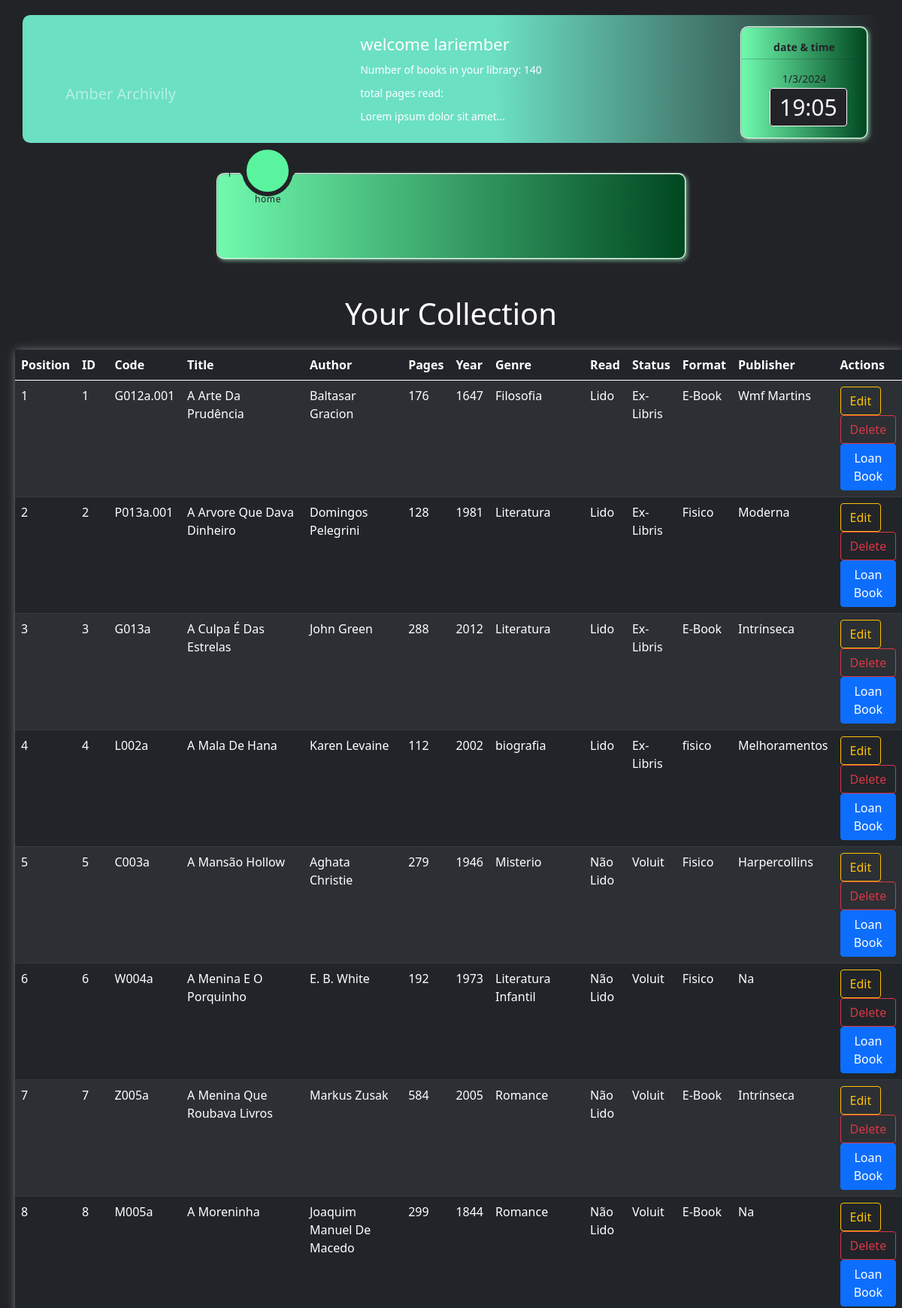
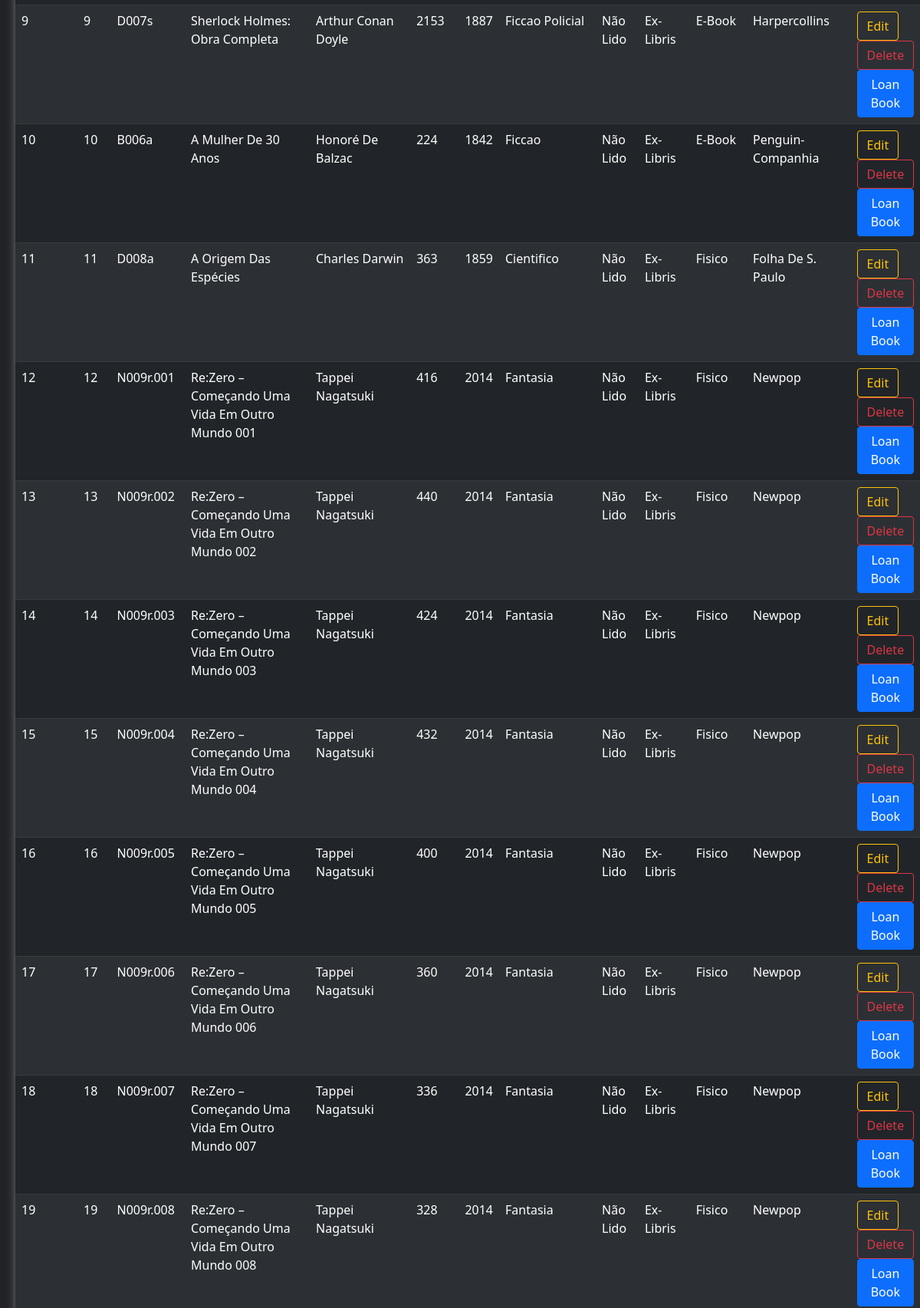
/your_collection (signed in, upper part), run on the app's committed database (2 pictures, top to bottom).
### app/__init__.py (models this page shows, shortened)
class User(db.Model):
    __tablename__ = 'users'
    id = db.Column(db.Integer, primary_key=True)
    username = db.Column(db.String(), unique=True, nullable=False)
    password_hash = db.Column(db.String(), nullable=False)
    name = db.Column(db.String(), nullable=False)
    books = db.relationship('Book', backref='user', lazy=True)
    user_readings = db.relationship('UserReadings', backref='user', lazy=True)  # Adicione este atributo de relacionamento
    @property
    def is_authenticated(self):
        return True

class Book(db.Model):
    __tablename__ = 'books'
    id = db.Column(db.Integer, primary_key=True)
    code = db.Column(db.String(8), unique=True, nullable=False)
    title = db.Column(db.String(200), nullable=False)
    author = db.Column(db.String(100), nullable=False)
    publisher = db.Column(db.String(100), nullable=False)
    year = db.Column(db.Integer, nullable=False)
    pages = db.Column(db.Integer, nullable=False)
    status = db.Column(db.String(50), nullable=False)  # 'available', 'borrowed', or 'ex-libris'
    format = db.Column(db.String(50), nullable=False)  # 'physical', 'e-book', or 'pdf'
    read = db.Column(db.String(10), nullable=False)
    genre = db.Column(db.String(50), nullable=False)
    completion_date = db.Column(db.String(11), nullable=True)
    user_id = db.Column(db.Integer, db.ForeignKey('users.id'), nullable=False)
    user_readings = db.relationship('UserReadings', backref='book', lazy=True)  # Adicione este atributo de relacionamento

### app/controllers/defaut.py (the view)
@app.route('/your_collection')
def your_collection():
    user = get_logged_in_user()
    if not user:
        return redirect('/login')
    books = Book.query.filter_by(user_id=user.id).all()
    return render_template('your_collection.html', books=books)

### app/controllers/defaut.py (called while the page is built)
@lm.user_loader
def load_user(user_id):
    return User.query.get(int(user_id))

def get_logged_in_user():
    if current_user.is_authenticated:
        return current_user
    else:
        return None

### app/templates/your_collection.html (shortened to what this page needs)
{% extends 'base.html' %}
{% block content %}
<h1 class="text-white text-center my-4">Your Collection</h1>
<div class="table-responsive-md table-responsive-sm table-responsive-xl table-responsive-lg">
  <table class="table table-striped table-hover table-dark ">
    <thead>
      <tr>
        <th>Position</th>
        <th>ID</th>
        <th>Code</th>
        <th>Title</th>
        <th>Author</th>
        <th>Pages</th>
        <th>Year</th>
        <th>Genre</th>
        <th>Read</th>
        <th>Status</th>
        <th>Format</th>
        <th>Publisher</th>
        <th>Actions</th>
      </tr>
    </thead>
    <tbody>
      {% for book in books %}
      <tr>
        <td>{{ loop.index }}</td>
        <td>{{ book.id }}</td>
        <td>{{ book.code }}</td>
        <td>{{ book.title }}</td>
        <td>{{ book.author }}</td>
        <td>{{ book.pages }}</td>
        <td>{{ book.year }}</td>
        <td>{{ book.genre }}</td>
        <td>
          {% if book.read == 'read' %}
            {% if book.completion_date %}
              <span data-toggle="tooltip" data-placement="top"
                    title="{{ book.completion_date }}">
                {{ book.read }}
              </span>
            {% else %}
              {{ book.read }}
            {% endif %}
          {% else %}
            {{ book.read }}
          {% endif %}
        </td>
        <td>{{ book.status }}</td>
        <td>{{ book.format }}</td>
        <td>{{ book.publisher }}</td>
        <td>
          <a href="{{ url_for('edit_book', book_id=book.id) }}" class="btn btn-outline-warning">Edit</a>
          <button class="btn btn-outline-danger" onclick="confirmDelete({{ book.id }})">Delete</button>
          <button class="btn btn-primary" onclick="openLoanPopup({{ book.id }})">Loan Book</button>
        </td>
      </tr>
      {% endfor %}
  </table>
</div>
{% endblock %}

### app/templates/base.html (shortened to what this page needs)
<!DOCTYPE html>
<html lang="en">
<head>
  <link rel="stylesheet" href="../static/css/fonts.css" type="text/css">
  <link rel="stylesheet" href="https://cdn.jsdelivr.net/npm/bootstrap@5.0.1/dist/css/bootstrap.min.css">
  <link rel="stylesheet" href="{{ url_for('static', filename='css/style.css') }}">
</head>
<body>
  <div class="d-none d-md-block d-lg-block d-xl-block">
    <header>
      {% if current_user.is_authenticated %}
      <div id="hide" class="container bg-dark text-white">
        <a class="navbar-brand text-white-50" href="/home">Amber Archivily</a>
        <div class="navbar-text">
          {% if current_user.is_authenticated %}
          <h2>welcome {{ current_user.username }}</h2>
          <p>Number of books in your library: {{ current_user.books|length }}</p>
          <p>total pages read: </p>
          <p>Lorem ipsum dolor sit amet...</p>
          {% endif %}
          <div class="datetime">
            <p class="text-dark fw-bold">date & time</p>
            <hr class="bg-dark">
            <p class="text-dark"><span id="date"></span>
            </p>
            <div>
              <time></time>
            </div>
          </div>
        </div>
      </div> {% endif %}
      <div class="d-none d-md-block d-lg-block d-xl-block">
        <nav class="">
          <div class="navigation">
            <ul>
              <li class="list active">
                <a href="/home">
                  <span class="text">home</span>
                </a>
              </li>
              <li class="list">
              </li>
              <li class="list">
              </li>
              <li class="list">
              </li>
              <li class="list">
              </li>
              <li class="list">
              </li>
              <li class="list">
              </li>
              {% if current_user.is_authenticated %}
              <li class="list">
              </li>
              {% endif %}
              <div class="indicator"></div>
            </ul>
          </div>
        </nav>
      </div>
    </header>
  </div>
  <br>
  <main>
    {% block content %}
    {% endblock %}
  </main>
</body>
</html>

### app/static/css/style.css (style rules this page uses)
header { font-family: 'Poppins', sans-serif; }
body { padding: 20px; justify-content: center; align-items: center; min-width: 100vh; background: #222327; }
div.container { min-width: 100px; position: relative; display: flex; justify-content: center; align-items: center; min-width: auto; min-height: 170px; font-size: 15px; background: linear-gradient( to right, rgb(108, 224, 195) 55%, #222327 ); border-radius: 10px; }
div.container h2 { margin: 10px; font-size: 22px; }
div.container p { margin: 10px; font-size: 14px; }
div.container a { position: absolute; top: 50%; left: 5%; }
div.navbar-text { min-width: 200px; max-width: 1080px; display: block; justify-content: center; align-items: center; align-items: left; }
nav { margin-top: 40px; position: relative; display: flex; justify-content: center; align-items: center; }
.navigation { width: 625px; height: 115px; background: linear-gradient( to right, #70faae, #004720 ); border: 2px ridge #ddffec; box-shadow: 2px 2px 5px rgba(162, 255, 204, 0.5); position: relative; display: flex; justify-content: center; align-items: center; border-radius: 10px; }
.navigation ul { display: flex; width: 700px; }
.navigation ul li { position: relative; list-style: none; width: 70px; height: 70px; z-index: 1; }
.navigation ul li a { position: relative; display: flex; justify-content: center; align-items: center; flex-direction: column; width: 100%; text-align: center; font-weight: 500; }
.navigation ul li a .text { position: absolute; color: #222327; font-weight: 400; font-size: 0.75em; letter-spacing: 0.05em; transition: 0.5s; opacity: 0; transform: translateY(20px); }
.navigation ul li.active a .text { opacity: 1; transform: translateY(20px); }
.indicator { position: absolute; top: -35%; width: 68px; height: 68px; background: #5af49f; border-radius: 50%; border: 6px solid #222327; transition: 0.5s; }
.indicator::before { content: ''; position: absolute; top: 46%; left: -22px; width: 20px; height: 20px; background: transparent; border-top-right-radius: 20px; box-shadow: -1px -10px 0 0 #222327; }
.indicator::after { content: ''; position: absolute; top: 46%; right: -22px; width: 20px; height: 20px; background: transparent; border-top-left-radius: 20px; box-shadow: -1px -10px 0 0 #222327; }
.datetime { position: absolute; right: 15px; top: 15px; }
div.datetime { width: 170px; height: 150px; background: linear-gradient( to right, #70faae, #004720 ); display: block; justify-content: center; align-items: center; border-radius: 10px; border: 2px ridge #ddffec; box-shadow: 2px 2px 5px rgba(162, 255, 204, 0.5); }
div.datetime p { margin-top: 15px; align-items: center; justify-content: center; display: flex; margin-bottom: 5px; }
div.datetime hr { margin-top: 5px; margin-bottom: 5px; }
div.datetime div { margin-top: 5px; justify-content: center; align-items: center; }
time { margin: 37px; justify-content: center; align-items: center; width: 140px; border: 1px solid #f7f7f7; padding: 4px 12px; background-color: #222327; color: #f7f7f7; font-size: 2em; font-weight: 300; border-radius: 4px; }

### app/templates/base.html (style rules this page uses)
table { box-shadow: 2px 2px 12px rgba(255, 255, 255, 0.5); }

### data on the page
User: username "lariember"
Book: id "1", code "G012a.001", title "A Arte Da Prudência", author "Baltasar Gracion", pages "176", year "1647", genre "Filosofia", read "Lido", status "Ex-Libris", format "E-Book", publisher "Wmf Martins"
Book: id "2", code "P013a.001", title "A Arvore Que Dava Dinheiro", author "Domingos Pelegrini", pages "128", year "1981", genre "Literatura", read "Lido", status "Ex-Libris", format "Fisico", publisher "Moderna"
Book: id "3", code "G013a", title "A Culpa É Das Estrelas", author "John Green", pages "288", year "2012", genre "Literatura", read "Lido", status "Ex-Libris", format "E-Book", publisher "Intrínseca"
Book: id "4", code "L002a", title "A Mala De Hana", author "Karen Levaine", pages "112", year "2002", genre "biografia", read "Lido", status "Ex-Libris", format "fisico", publisher "Melhoramentos"
Book: id "5", code "C003a", title "A Mansão Hollow", author "Aghata Christie", pages "279", year "1946", genre "Misterio", read "Não Lido", status "Voluit", format "Fisico", publisher "Harpercollins"
Book: id "6", code "W004a", title "A Menina E O Porquinho", author "E. B. White", pages "192", year "1973", genre "Literatura Infantil", read "Não Lido", status "Voluit", format "Fisico", publisher "Na"
Book: id "7", code "Z005a", title "A Menina Que Roubava Livros", author "Markus Zusak", pages "584", year "2005", genre "Romance", read "Não Lido", status "Voluit", format "E-Book", publisher "Intrínseca"
Book: id "8", code "M005a", title "A Moreninha", author "Joaquim Manuel De Macedo", pages "299", year "1844", genre "Romance", read "Não Lido", status "Voluit", format "E-Book", publisher "Na"
Book: id "9", code "D007s", title "Sherlock Holmes: Obra Completa", author "Arthur Conan Doyle", pages "2153", year "1887", genre "Ficcao Policial", read "Não Lido", status "Ex-Libris", format "E-Book", publisher "Harpercollins"
Book: id "10", code "B006a", title "A Mulher De 30 Anos", author "Honoré De Balzac", pages "224", year "1842", genre "Ficcao", read "Não Lido", status "Ex-Libris", format "E-Book", publisher "Penguin-Companhia"
Book: id "11", code "D008a", title "A Origem Das Espécies", author "Charles Darwin", pages "363", year "1859", genre "Cientifico", read "Não Lido", status "Ex-Libris", format "Fisico", publisher "Folha De S. Paulo"
Book: id "12", code "N009r.001", title "Re:Zero – Começando Uma Vida Em Outro Mundo 001", author "Tappei Nagatsuki", pages "416", year "2014", genre "Fantasia", read "Não Lido", status "Ex-Libris", format "Fisico", publisher "Newpop"
Book: id "13", code "N009r.002", title "Re:Zero – Começando Uma Vida Em Outro Mundo 002", author "Tappei Nagatsuki", pages "440", year "2014", genre "Fantasia", read "Não Lido", status "Ex-Libris", format "Fisico", publisher "Newpop"
Book: id "14", code "N009r.003", title "Re:Zero – Começando Uma Vida Em Outro Mundo 003", author "Tappei Nagatsuki", pages "424", year "2014", genre "Fantasia", read "Não Lido", status "Ex-Libris", format "Fisico", publisher "Newpop"
Book: id "15", code "N009r.004", title "Re:Zero – Começando Uma Vida Em Outro Mundo 004", author "Tappei Nagatsuki", pages "432", year "2014", genre "Fantasia", read "Não Lido", status "Ex-Libris", format "Fisico", publisher "Newpop"
Book: id "16", code "N009r.005", title "Re:Zero – Começando Uma Vida Em Outro Mundo 005", author "Tappei Nagatsuki", pages "400", year "2014", genre "Fantasia", read "Não Lido", status "Ex-Libris", format "Fisico", publisher "Newpop"
Book: id "17", code "N009r.006", title "Re:Zero – Começando Uma Vida Em Outro Mundo 006", author "Tappei Nagatsuki", pages "360", year "2014", genre "Fantasia", read "Não Lido", status "Ex-Libris", format "Fisico", publisher "Newpop"
Book: id "18", code "N009r.007", title "Re:Zero – Começando Uma Vida Em Outro Mundo 007", author "Tappei Nagatsuki", pages "336", year "2014", genre "Fantasia", read "Não Lido", status "Ex-Libris", format "Fisico", publisher "Newpop"
Book: id "19", code "N009r.008", title "Re:Zero – Começando Uma Vida Em Outro Mundo 008", author "Tappei Nagatsuki", pages "328", year "2014", genre "Fantasia", read "Não Lido", status "Ex-Libris", format "Fisico", publisher "Newpop"

### other printed values
{{ current_user.books|length }} "140"
